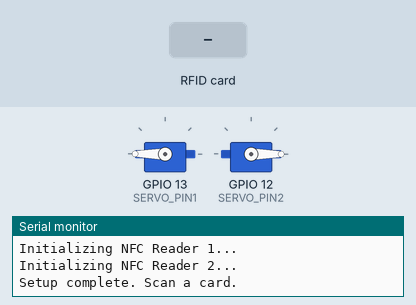
Bench run of a sketch on a simulated ESP32. Parts: 2 × servo, the last lines printed to the serial monitor. The test bench sets the inputs (shaded band).

Above: at 2.3 s.
2.4 s: RFID card F3 FD FE 1A held to the reader
At 3.4 s:
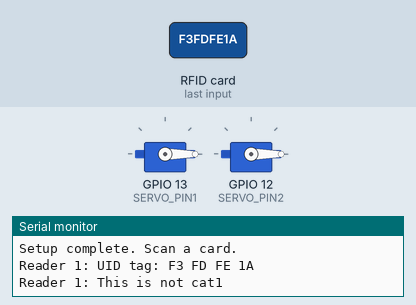
Timing chart, 0 to 8.8 s (numbered marks = the images above; inputs shaded):
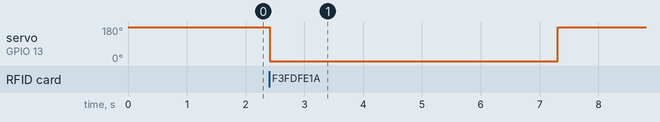

The sketch:

two_NFCreader_control_two_Server.ino
```cpp
#include <SPI.h>
#include <MFRC522.h>
#include <ESP32Servo.h>

// NFC Reader 1
#define SS_PIN1  5  // Slave Select pin for reader 1
#define RST_PIN1 4  // Reset pin for reader 1
#define SERVO_PIN1 13  // Pin connected to the first servo motor

// NFC Reader 2
#define SS_PIN2  16  // Slave Select pin for reader 2
#define RST_PIN2 17  // Reset pin for reader 2
#define SERVO_PIN2 12  // Pin connected to the second servo motor

MFRC522 mfrc522_1(SS_PIN1, RST_PIN1);  // Create MFRC522 instance for reader 1
MFRC522 mfrc522_2(SS_PIN2, RST_PIN2);  // Create MFRC522 instance for reader 2

Servo servo1;  // Create servo object to control the first servo
Servo servo2;  // Create servo object to control the second servo

void setup() {
  delay(1000);               // Add delay to ensure serial communication initializes
  Serial.begin(9600);        // Initialize serial communications with the PC

  Serial.println("Initializing SPI...");
  SPI.begin();               // Init SPI bus

  // Initialize NFC Reader 1
  Serial.println("Initializing NFC Reader 1...");
  mfrc522_1.PCD_Init();         // Init MFRC522 card for reader 1
  servo1.attach(SERVO_PIN1);    // Attaches the first servo on SERVO_PIN1
  servo1.write(180);  // Move servo 1 to 180 degrees

  // Initialize NFC Reader 2
  Serial.println("Initializing NFC Reader 2...");
  mfrc522_2.PCD_Init();         // Init MFRC522 card for reader 2
  servo2.attach(SERVO_PIN2);    // Attaches the second servo on SERVO_PIN2
  servo2.write(0);  // Move servo 2 to 0 degrees

  Serial.println("Setup complete. Scan a card.");
}

void loop() {
  handleReader(mfrc522_1, servo1, "Reader 1", true, true); // Add a parameter to indicate the rotation direction for servo1
  handleReader(mfrc522_2, servo2, "Reader 2", false, false); // Add a parameter to indicate the rotation direction for servo2
}

void handleReader(MFRC522 &mfrc522, Servo &servo, const char* readerName, bool isCat1Reader, bool reverse) {
  static bool lastTagWasNotCat1OrCat2 = false; // State to remember if the last tag was not Cat1 or Cat2

  // Look for new cards
  if (mfrc522.PICC_IsNewCardPresent() && mfrc522.PICC_ReadCardSerial()) {
    Serial.print(readerName);
    Serial.print(": UID tag:");
    for (byte i = 0; i < mfrc522.uid.size; i++) {
      Serial.print(mfrc522.uid.uidByte[i] < 0x10 ? " 0" : " ");
      Serial.print(mfrc522.uid.uidByte[i], HEX);
    }
    Serial.println();

    if ((isCat1Reader && isCat1(mfrc522.uid.uidByte, mfrc522.uid.size)) ||
        (!isCat1Reader && isCat2(mfrc522.uid.uidByte, mfrc522.uid.size))) {
      Serial.print(readerName);
      Serial.println(isCat1Reader ? ": This is cat1" : ": This is cat2");
      servo.write(reverse ? 180 : 0); // Move servo to 180 degrees if reverse, else to 0 degrees
      lastTagWasNotCat1OrCat2 = false;
    } else {
      Serial.print(readerName);
      Serial.println(isCat1Reader ? ": This is not cat1" : ": This is not cat2");
      if (!lastTagWasNotCat1OrCat2) {
        servo.write(reverse ? 0 : 180); // Rotate servo to 0 degrees if reverse, else to 180 degrees
        delay(1900); // Adjust time as needed for your specific servo
        delay(3000); // Keep the servo at position for 30 seconds
        servo.write(reverse ? 180 : 0); // Rotate servo back to 180 degrees if reverse, else to 0 degrees
        delay(2200); // Adjust time as needed to reverse the previous rotation
        lastTagWasNotCat1OrCat2 = true;
      }
    }
  } else if (lastTagWasNotCat1OrCat2) {
    lastTagWasNotCat1OrCat2 = false;
    Serial.println("Card removed - reset to closed position");
  }

  // Halt PICC
  mfrc522.PICC_HaltA();

  // Stop encryption on PCD
  mfrc522.PCD_StopCrypto1();
}

bool isCat1(byte *buffer, byte bufferSize) {
  byte cat1[4] = {0x34, 0x28, 0x65, 0xA7}; // UID of cat1
  return compareUid(buffer, cat1, bufferSize);
}

bool isCat2(byte *buffer, byte bufferSize) {
  byte cat2[4] = {0xF3, 0xFD, 0xFE, 0x1A}; // UID of cat2
  return compareUid(buffer, cat2, bufferSize);
}

// Helper function to compare two UIDs
bool compareUid(byte *buffer1, byte *buffer2, byte bufferSize) {
  for (byte i = 0; i < bufferSize; i++) {
    if (buffer1[i] != buffer2[i]) {
      return false;
    }
  }
  return true;
}
```

Measured:
- after the input at 2.4 s, servo on GPIO 13 (SERVO_PIN1): 180° → 0° at once, → 180° 4.9 s later
